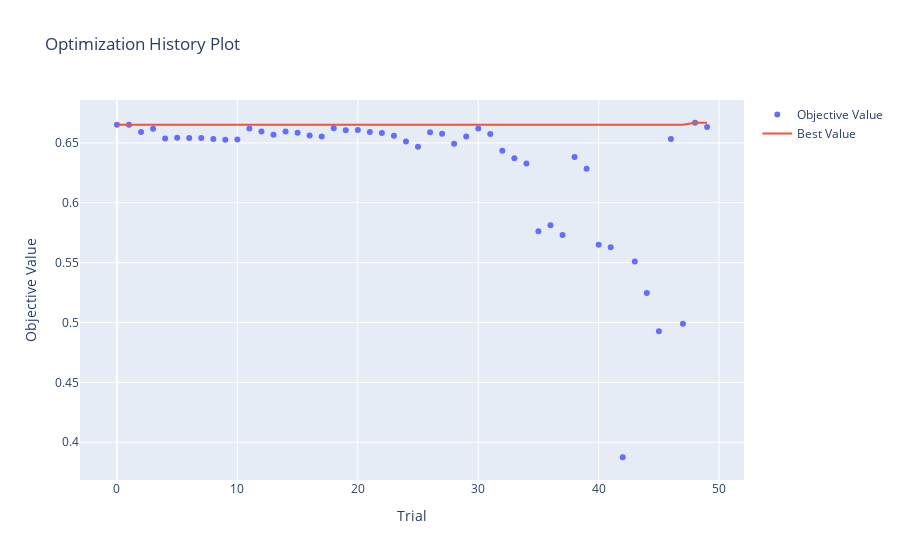
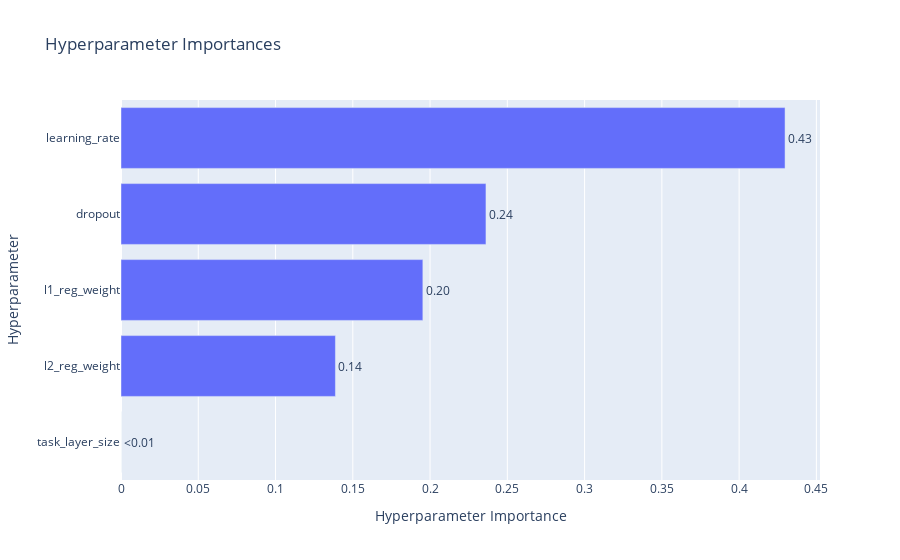

The cell these charts' notebook holds for them, in order:
### Code cell
#visualize the optimization history
try:
    import optuna.visualization as vis
    vis.plot_optimization_history(study).show()
    vis.plot_param_importances(study).show()
except ImportError:
    print("Optuna visualization is not available. Install optuna[visualization] for plotting.")

### Figure 1 — Plotly figure (JSON) as saved in the notebook; plotly's stock layout.template omitted (floating-point values rounded to 4 significant figures)
{"data": [{"mode": "markers", "name": "Objective Value", "type": "scatter", "x": [0, 1, 2, 3, 4, 5, 6, 7, 8, 9, 10, 11, 12, 13, 14, 15, 16, 17, 18, 19, 20, 21, 22, 23, 24, 25, 26, 27, 28, 29, 30, 31, 32, 33, 34, 35, 36, 37, 38, 39, 40, 41, 42, 43, 44, 45, 46, 47, 48, 49], "y": [0.6651, 0.6652, 0.6591, 0.6619, 0.6537, 0.6542, 0.6541, 0.6541, 0.6533, 0.6526, 0.6529, 0.6621, 0.6596, 0.6568, 0.6595, 0.6584, 0.6563, 0.6554, 0.6623, 0.6606, 0.6608, 0.659, 0.6583, 0.6561, 0.6511, 0.6467, 0.6588, 0.6576, 0.6494, 0.6553, 0.662, 0.6575, 0.6435, 0.6371, 0.6328, 0.5762, 0.5813, 0.5732, 0.6382, 0.6284, 0.565, 0.5629, 0.3875, 0.5509, 0.5247, 0.4928, 0.6533, 0.499, 0.6668, 0.6634]}, {"mode": "lines", "name": "Best Value", "type": "scatter", "x": [0, 1, 2, 3, 4, 5, 6, 7, 8, 9, 10, 11, 12, 13, 14, 15, 16, 17, 18, 19, 20, 21, 22, 23, 24, 25, 26, 27, 28, 29, 30, 31, 32, 33, 34, 35, 36, 37, 38, 39, 40, 41, 42, 43, 44, 45, 46, 47, 48, 49], "y": [0.6651, 0.6652, 0.6652, 0.6652, 0.6652, 0.6652, 0.6652, 0.6652, 0.6652, 0.6652, 0.6652, 0.6652, 0.6652, 0.6652, 0.6652, 0.6652, 0.6652, 0.6652, 0.6652, 0.6652, 0.6652, 0.6652, 0.6652, 0.6652, 0.6652, 0.6652, 0.6652, 0.6652, 0.6652, 0.6652, 0.6652, 0.6652, 0.6652, 0.6652, 0.6652, 0.6652, 0.6652, 0.6652, 0.6652, 0.6652, 0.6652, 0.6652, 0.6652, 0.6652, 0.6652, 0.6652, 0.6652, 0.6652, 0.6668, 0.6668]}, {"marker": {"color": "#cccccc"}, "mode": "markers", "name": "Infeasible Trial", "showlegend": false, "type": "scatter", "x": [], "y": []}], "layout": {"title": {"text": "Optimization History Plot"}, "xaxis": {"title": {"text": "Trial"}}, "yaxis": {"title": {"text": "Objective Value"}}}}

### Figure 2 — Plotly figure (JSON) as saved in the notebook; plotly's stock layout.template omitted (floating-point values rounded to 4 significant figures)
{"data": [{"cliponaxis": false, "hovertemplate": ["task_layer_size (IntDistribution): 0.0<extra></extra>", "l2_reg_weight (FloatDistribution): 0.1387632140415649<extra></extra>", "l1_reg_weight (FloatDistribution): 0.19534255634603656<extra></extra>", "dropout (FloatDistribution): 0.23617190203777744<extra></extra>", "learning_rate (FloatDistribution): 0.4297223275746211<extra></extra>"], "name": "Objective Value", "orientation": "h", "text": ["<0.01", "0.14", "0.20", "0.24", "0.43"], "textposition": "outside", "type": "bar", "x": [0, 0.1388, 0.1953, 0.2362, 0.4297], "y": ["task_layer_size", "l2_reg_weight", "l1_reg_weight", "dropout", "learning_rate"]}], "layout": {"title": {"text": "Hyperparameter Importances"}, "xaxis": {"title": {"text": "Hyperparameter Importance"}}, "yaxis": {"title": {"text": "Hyperparameter"}}}}
